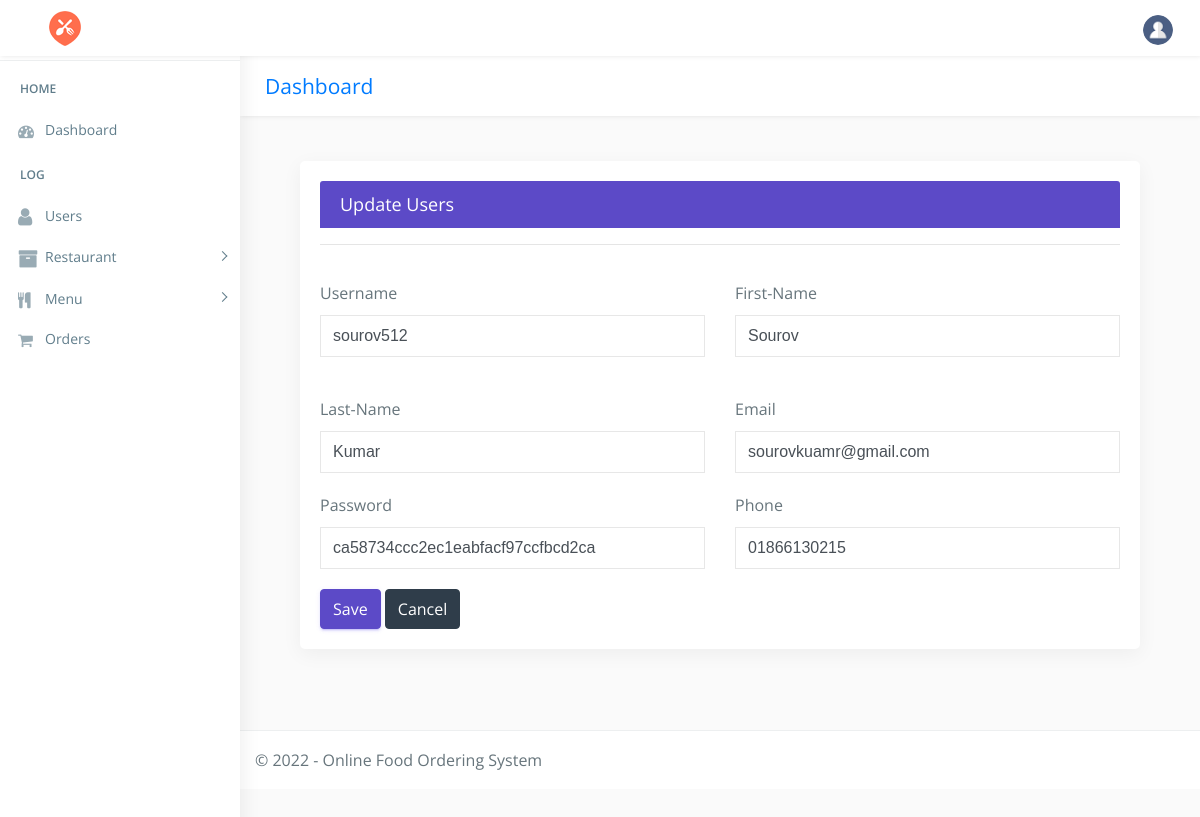
Screenshot of /OnlineFood-PHP/OnlineFood-PHP/admin/update_users.php?user_upd=8 with the database file from the repository.
### tables this page shows
CREATE TABLE `users` (
  `u_id` int(222) NOT NULL,
  `username` varchar(222) NOT NULL,
  `f_name` varchar(222) NOT NULL,
  `l_name` varchar(222) NOT NULL,
  `email` varchar(222) NOT NULL,
  `phone` varchar(222) NOT NULL,
  `password` varchar(222) NOT NULL,
  `address` text NOT NULL,
  `status` int(222) NOT NULL DEFAULT 1,
  `date` timestamp NOT NULL DEFAULT current_timestamp() ON UPDATE current_timestamp(),
  `role` enum('admin','user') NOT NULL DEFAULT 'user'
);

### OnlineFood-PHP/OnlineFood-PHP/admin/update_users.php (the view, shortened to what this page needs)
<!DOCTYPE html>
<html lang="en">
<?php
include("../connection/connect.php");
?>
<head>
    <link href="css/lib/bootstrap/bootstrap.min.css" rel="stylesheet">
    <link href="css/helper.css" rel="stylesheet">
    <link href="css/style.css" rel="stylesheet">
</head>
<body class="fix-header">
    <div id="main-wrapper">
         <div class="header">
            <nav class="navbar top-navbar navbar-expand-md navbar-light">
            <div class="navbar-header">
                    <a class="navbar-brand" href="dashboard.php">
                        <span><img src="images/icn.png" alt="homepage" class="dark-logo" /></span>
                    </a>
                </div>
                <div class="navbar-collapse">
                    <ul class="navbar-nav my-lg-0">
                        <li class="nav-item dropdown">
                            <a class="nav-link dropdown-toggle text-muted  " href="#" data-toggle="dropdown" aria-haspopup="true" aria-expanded="false"><img src="images/bookingSystem/user-icn.png" alt="user" class="profile-pic" /></a>
                        </li>
                    </ul>
                </div>
            </nav>
        </div>
        <div class="left-sidebar">
            <div class="scroll-sidebar">
                <nav class="sidebar-nav">
                    <ul id="sidebarnav">
                        <li class="nav-devider"></li>
                        <li class="nav-label">Home</li>
                        <li> <a href="dashboard.php"><i class="fa fa-tachometer"></i><span>Dashboard</span></a></li>
                        <li class="nav-label">Log</li>
                        <li> <a href="all_users.php">  <span><i class="fa fa-user f-s-20 "></i></span><span>Users</span></a></li>
                        <li> <a class="has-arrow  " href="#" aria-expanded="false"><i class="fa fa-archive f-s-20 color-warning"></i><span class="hide-menu">Restaurant</span></a>
                        </li>
                      <li> <a class="has-arrow  " href="#" aria-expanded="false"><i class="fa fa-cutlery" aria-hidden="true"></i><span class="hide-menu">Menu</span></a>
                        </li>
						 <li> <a href="all_orders.php"><i class="fa fa-shopping-cart" aria-hidden="true"></i><span>Orders</span></a></li>
                    </ul>
                </nav>
            </div>
        </div>
        <div class="page-wrapper" style="height:1200px;">
            <div class="row page-titles">
                <div class="col-md-5 align-self-center">
                    <h3 class="text-primary">Dashboard</h3> </div>
            </div>
            <div class="container-fluid">
                     <div class="row">
					 <div class="container-fluid">
					    <div class="col-lg-12">
                        <div class="card card-outline-primary">
                            <div class="card-header">
                                <h4 class="m-b-0 text-white">Update Users</h4>
                            </div>
                            <div class="card-body">
							  <?php $ssql ="select * from users where u_id='$_GET[user_upd]'";
													$res=mysqli_query($db, $ssql);
													$newrow=mysqli_fetch_array($res);?>
                                <form action='' method='post'  >
                                    <div class="form-body">
                                        <hr>
                                        <div class="row p-t-20">
                                            <div class="col-md-6">
                                                <div class="form-group">
                                                    <label class="control-label">Username</label>
                                                    <input type="text" name="uname" class="form-control" value="<?php  echo $newrow['username']; ?>" placeholder="username">
                                                   </div>
                                            </div>
                                            <div class="col-md-6">
                                                <div class="form-group has-danger">
                                                    <label class="control-label">First-Name</label>
                                                    <input type="text" name="fname" class="form-control form-control-danger"  value="<?php  echo $newrow['f_name'];  ?>" placeholder="jon">
                                                    </div>
                                            </div>
                                        </div>
                                        <div class="row p-t-20">
                                            <div class="col-md-6">
                                                <div class="form-group">
                                                    <label class="control-label">Last-Name </label>
                                                    <input type="text" name="lname" class="form-control" placeholder="doe"  value="<?php  echo $newrow['l_name']; ?>">
                                                   </div>
                                            </div>
                                            <div class="col-md-6">
                                                <div class="form-group has-danger">
                                                    <label class="control-label">Email</label>
                                                    <input type="text" name="email" class="form-control form-control-danger"  value="<?php  echo $newrow['email'];  ?>" placeholder="example@gmail.com">
                                                    </div>
                                            </div>
                                        </div>
										 <div class="row">
                                            <div class="col-md-6">
                                                <div class="form-group">
                                                    <label class="control-label">Password</label>
                                                    <input type="text" name="password" class="form-control form-control-danger"   value="<?php  echo $newrow['password'];  ?>" placeholder="password">
                                                    </div>
                                                </div>
                                            <div class="col-md-6">
                                                <div class="form-group">
                                                    <label class="control-label">Phone</label>
                                                    <input type="text" name="phone" class="form-control form-control-danger"   value="<?php  echo $newrow['phone'];  ?>" placeholder="phone">
                                                    </div>
                                                </div>
                                            </div>
                                        </div>
                                    </div>
                                    <div class="form-actions">
                                        <input type="submit" name="submit" class="btn btn-primary" value="Save">
                                        <a href="all_users.php" class="btn btn-inverse">Cancel</a>
                                    </div>
                            </div>
                        </div>
                    </div>
                </div>
            </div>
            <footer class="footer"> © 2022 - Online Food Ordering System </footer>
        </div>
    </div>
</body>
</html>

### OnlineFood-PHP/OnlineFood-PHP/admin/css/helper.css (style rules this page uses)
.f-s-20 { font-size: 20px!important; }
.m-b-0 { margin-bottom: 0px!important; }
.p-t-20 { padding-top: 20px!important; }

### rows the page displays
users: uname "sourov512", fname "Sourov", lname "Kumar", email "sourovkuamr@gmail.com", password "ca58734ccc2ec1eabfacf97ccfbcd2ca", phone "01866130215"
